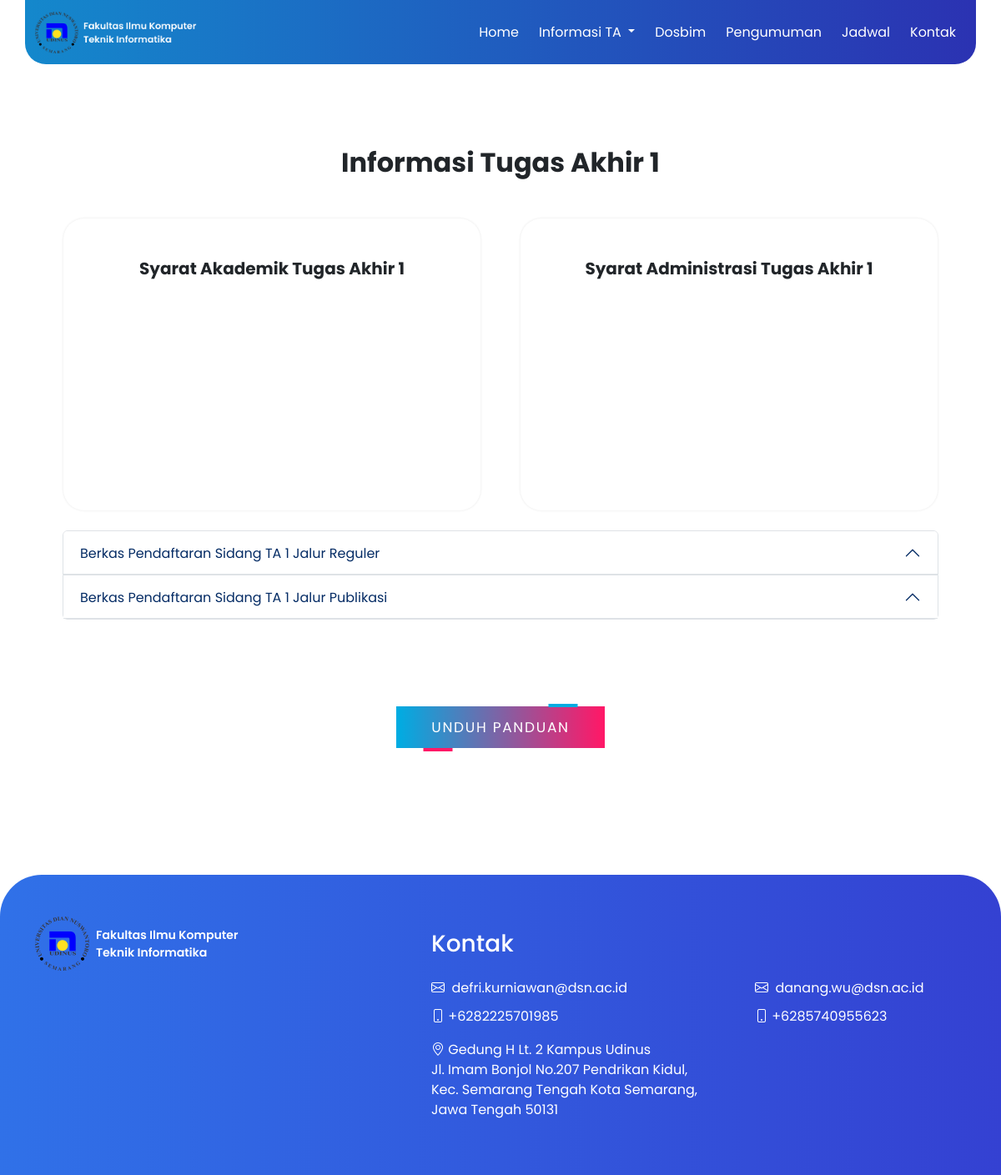
The app's page /index.php/dashboard/info_ta1, older data.
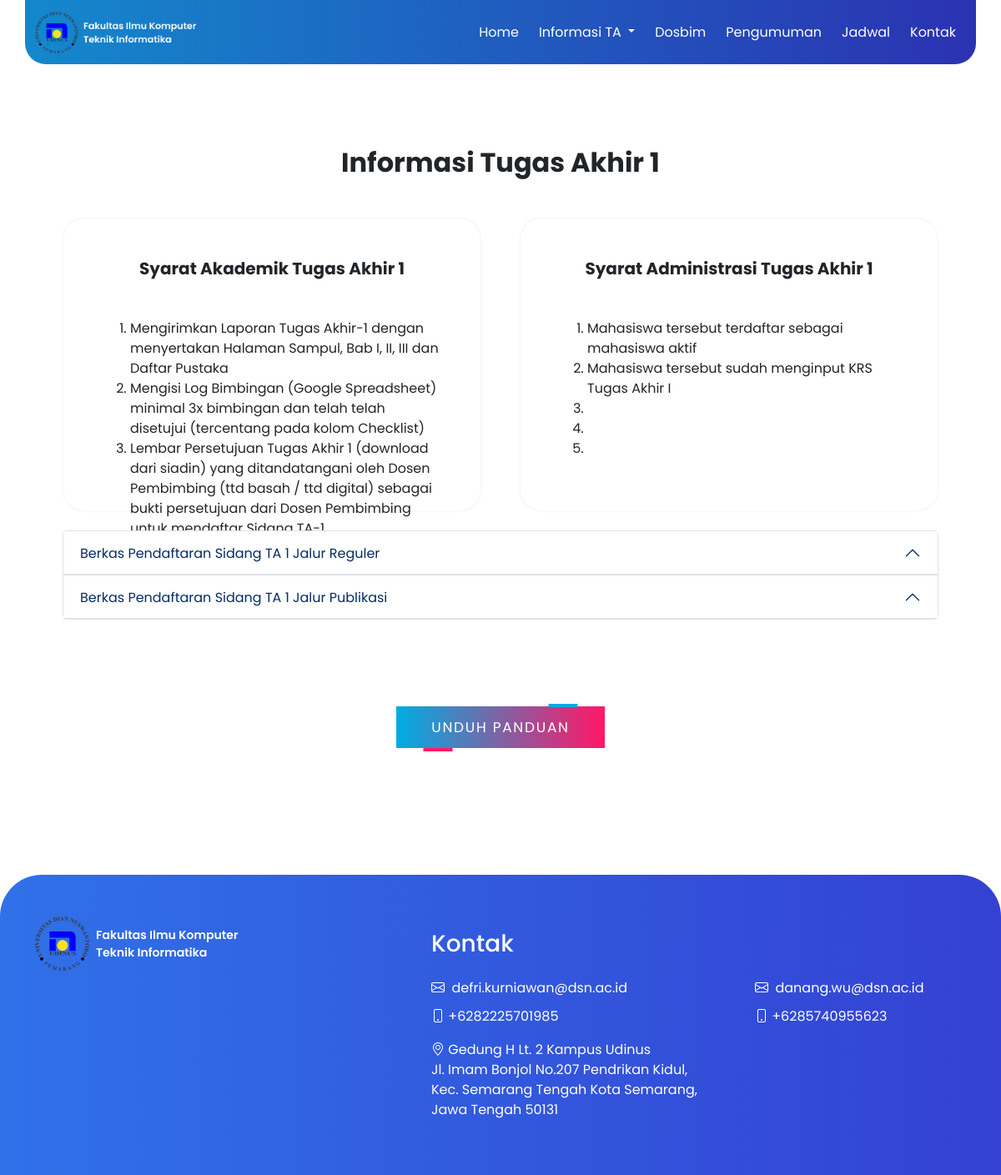
The same page, newer data.
### tables this page shows
CREATE TABLE `tb_informasi_ta1` (
  `id` int(11) NOT NULL,
  `prosedur_ta1` text NOT NULL,
  `syarat_admin_ta1` text NOT NULL,
  `syarat_akademik_ta1` text NOT NULL,
  `syarat_sidang_ta1` text NOT NULL
);

### application/controllers/Dashboard.php (called while the page is built, shortened)
<?php
class Dashboard extends CI_Controller
{
    public function info_ta1()
    {
        $data['info_ta1'] = $this->model_informasi->get_all_info();
        $this->load->view('layout/front-header');
        $this->load->view('layout/front-navbar');
        $this->load->view('front-end/info_ta1', $data);
        $this->load->view('layout/front-footer');
    }
}

### index.php (called while the page is built, shortened)
<?php
require_once BASEPATH . 'core/CodeIgniter.php';

### application/models/model_informasi.php (called while the page is built, shortened)
<?php
class Model_informasi extends CI_Model
{
    public function get_all_info()
    {
        return $this->db->get('tb_informasi_ta1')->result_array();
    }
}

### application/views/front-end/info_ta1.php (the view, shortened to what this page needs)
<section class="bg-white py-5" style="margin-top: 104px; margin-bottom: 8px;">
    <div class="container px-5 ">
        <div class="row ">
            <div class="col-lg-12 ">
                <div class="text-center mb-5 mt-4">
                    <h2 class="display-7 fw-bolder mb-5 "><span class="text-gradient d-inline ">Informasi Tugas
                            Akhir 1</span></h2>
                </div>
            </div>
        </div>
    </div>
    <div class="row d-flex justify-content-center">
        <div class="col-lg-6 mx-4"
            style="width: 500px; height: 350px; border-radius: 25px; box-shadow: 0 0 3px rgba(0, 0, 0, 0.1);">
            <div class="text-center mt-5 mb-5">
                <h5 class="display-7 fw-bolder mb-3 "><span class=" d-inline ">Syarat Akademik Tugas Akhir 1</span></h5>
            </div>
            <div class="row">
                <div class="col-lg-12 px-5">
                    <ol>
                        <?php foreach ($info_ta1 as $info): ?>
                            <li>
                                <?php echo $info['syarat_akademik_ta1']; ?>
                            </li>
                        <?php endforeach; ?>
                    </ol>
                </div>
            </div>
        </div>
        <div class="col-lg-6 mx-4"
            style="width: 500px; height: 350px; border-radius: 25px; box-shadow: 0 0 3px rgba(0, 0, 0, 0.1);">
            <div class="text-center mt-5 mb-5">
                <h5 class="display-7 fw-bolder mb-3 "><span class=" d-inline ">Syarat Administrasi Tugas Akhir 1</span>
                </h5>
            </div>
            <div class="row">
                <div class="col-lg-12 px-5">
                    <ol>
                        <?php foreach ($info_ta1 as $info): ?>
                            <li>
                                <?php echo $info['syarat_admin_ta1']; ?>
                            </li>
                        <?php endforeach; ?>
                    </ol>
                </div>
            </div>
        </div>
    </div>
    <div class="d-flex justify-content-center mt-4">
        <div class="accordion" id="accordionExample" style="width: 1050px;">
            <div class="accordion-item">
                <h2 class="accordion-header" id="headingOne">
                    <button class="accordion-button bg-white" type="button" data-bs-toggle="collapse"
                        data-bs-target="#collapseOne" aria-expanded="true" aria-controls="collapseOne">
                        Berkas Pendaftaran Sidang TA 1 Jalur Reguler
                    </button>
                </h2>
            </div>
            <div class="accordion-item">
                <h2 class="accordion-header" id="headingTwo">
                    <button class="accordion-button bg-white" type="button" data-bs-toggle="collapse"
                        data-bs-target="#collapseTwo" aria-expanded="false" aria-controls="collapseTwo">
                        Berkas Pendaftaran Sidang TA 1 Jalur Publikasi
                    </button>
                </h2>
            </div>
        </div>
    </div>
</section>
<section class="bg-white py-5" style="margin-top: 8px; margin-bottom: 104px;">
    <div class="container px-5">
        <div class="row d-flex justify-content-center">
            <button class="btn-2" style="width: 250px; height: 50px;" onclick="unduhPDF()">
                <span>Unduh Panduan</span><i></i>
            </button>
        </div>
    </div>
</section>

Row changes from the older to the newer data that the page shows:
added tb_informasi_ta1: syarat_akademik_ta1 "Mengirimkan Laporan Tugas Akhir-1 dengan menyertakan Halaman Sampul, Bab I, II, III dan Daftar Pustaka", syarat_admin_ta1 "Mahasiswa tersebut terdaftar sebagai mahasiswa aktif"
added tb_informasi_ta1: syarat_akademik_ta1 "Mengisi Log Bimbingan (Google Spreadsheet) minimal 3x bimbingan dan telah telah disetujui (tercentang pada kolom Checklist)", syarat_admin_ta1 "Mahasiswa tersebut sudah menginput KRS Tugas Akhir I"
added tb_informasi_ta1: syarat_akademik_ta1 "Lembar Persetujuan Tugas Akhir 1 (download dari siadin) yang ditandatangani oleh Dosen Pembimbing (ttd basah / ttd digital) sebagai bukti persetujuan dari Dosen Pembimbing untuk mendaftar Sidang TA-1"
